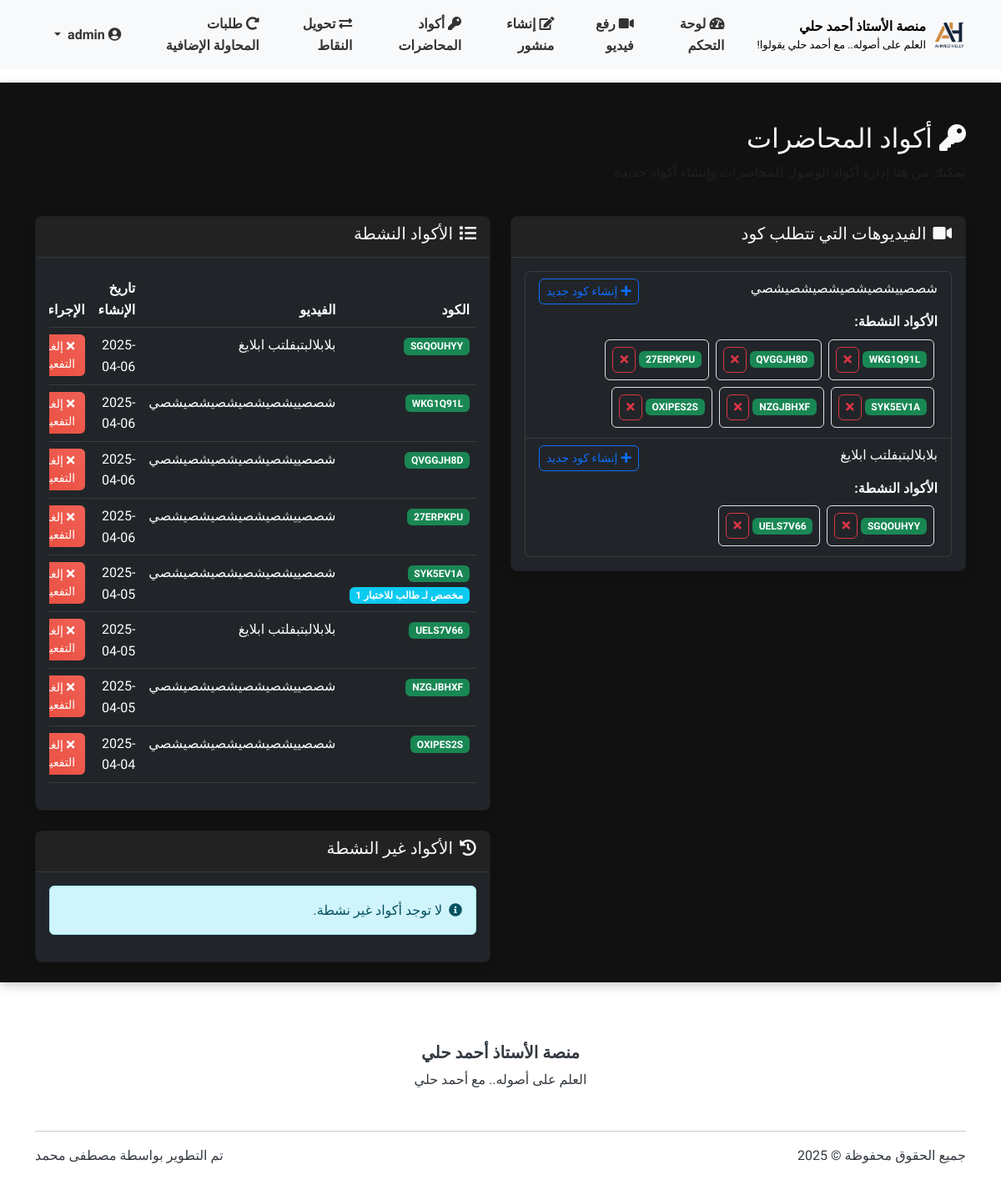
The app's page /admin/lecture_codes (signed in), older data.
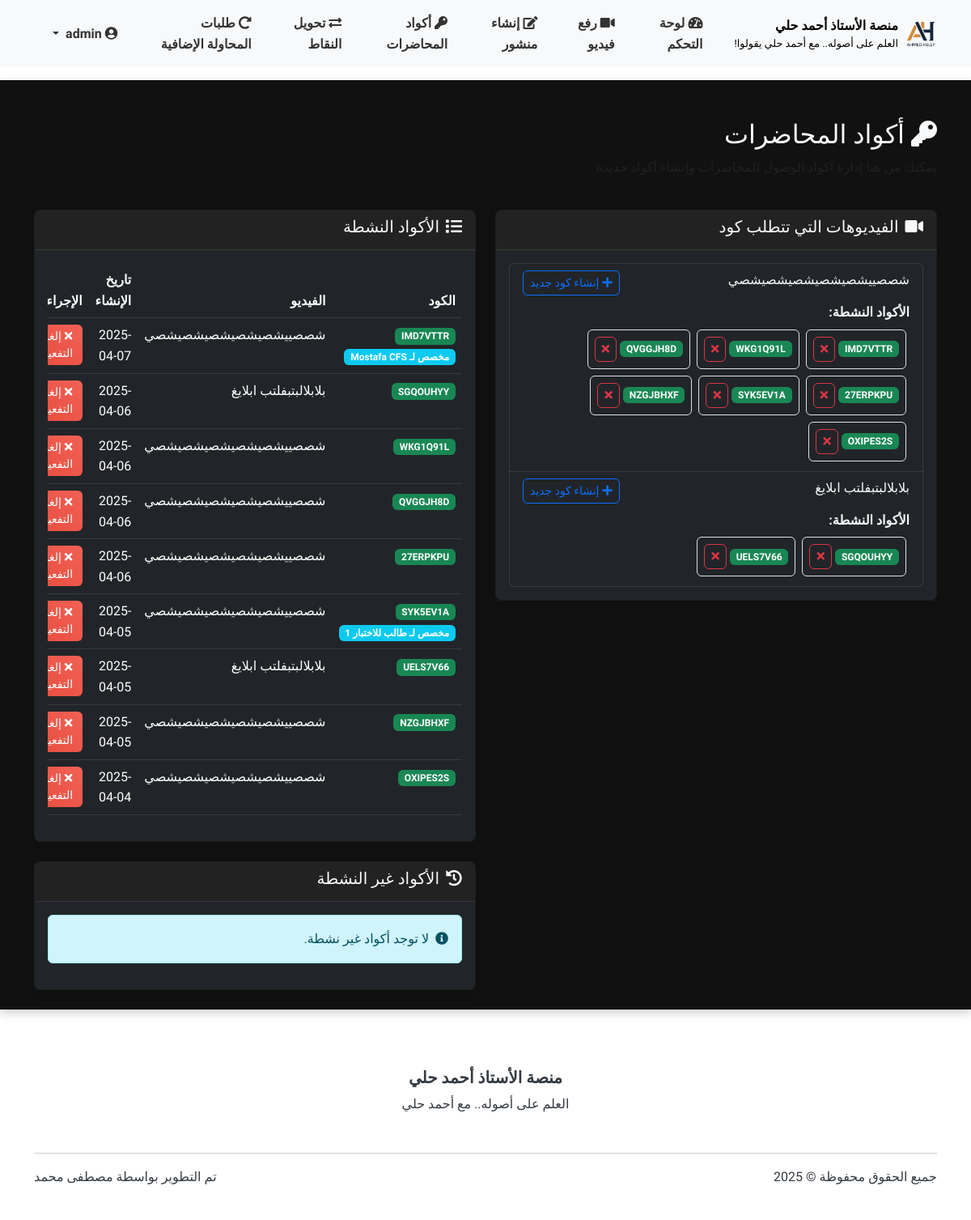
The same page, newer data.
### models.py (models this page shows, shortened)
class Video(db.Model):
    __tablename__ = 'videos'
    id = db.Column(db.Integer, primary_key=True)
    title = db.Column(db.String(100), nullable=False)
    url = db.Column(db.String(200), nullable=True)  # يمكن أن يكون فارغًا في حالة رفع ملف
    file_path = db.Column(db.String(200), nullable=True)  # مسار الملف المرفوع
    description = db.Column(db.Text)
    uploaded_by = db.Column(db.Integer, db.ForeignKey('users.id'), nullable=False)
    created_at = db.Column(db.DateTime, default=datetime.utcnow)
    requires_code = db.Column(db.Boolean, default=True)  # هل تتطلب المحاضرة كود للوصول
    points_cost = db.Column(db.Integer, default=0)  # تكلفة الفيديو بالنقاط
    comments = db.relationship('Comment', backref='video', lazy='dynamic', cascade='all, delete-orphan')

class LectureCode(db.Model):
    __tablename__ = 'lecture_codes'
    id = db.Column(db.Integer, primary_key=True)
    video_id = db.Column(db.Integer, db.ForeignKey('videos.id'), nullable=False)
    code = db.Column(db.String(20), nullable=False, unique=True)
    created_at = db.Column(db.DateTime, default=datetime.utcnow)
    is_active = db.Column(db.Boolean, default=True)
    assigned_to = db.Column(db.Integer, db.ForeignKey('users.id'), nullable=True)  # يمكن تعيين رمز لطالب محدد
    is_used = db.Column(db.Boolean, default=False)  # تم استخدام الرمز ام لا
    video = db.relationship('Video', backref=db.backref('access_codes', lazy='dynamic'))
    student = db.relationship('User', backref=db.backref('assigned_codes', lazy='dynamic'), foreign_keys=[assigned_to])

class User(UserMixin, db.Model):
    __tablename__ = 'users'
    id = db.Column(db.Integer, primary_key=True)
    username = db.Column(db.String(64), unique=True, nullable=False)
    full_name = db.Column(db.String(100), nullable=True)  # الاسم الثلاثي
    email = db.Column(db.String(100), nullable=True)  # البريد الإلكتروني للاستعادة
    phone = db.Column(db.String(20), nullable=True)   # رقم الهاتف للاستعادة
    password_hash = db.Column(db.String(256), nullable=False)
    role = db.Column(db.String(20), nullable=False)  # 'admin' or 'student'
    points = db.Column(db.Integer, default=0)  # نقاط المحفظة
    reset_token = db.Column(db.String(100), nullable=True)  # رمز استعادة كلمة المرور
    reset_token_expiry = db.Column(db.DateTime, nullable=True)  # تاريخ انتهاء صلاحية الرمز
    created_at = db.Column(db.DateTime, default=datetime.utcnow)  # تاريخ إنشاء الحساب
    videos = db.relationship('Video', backref='uploader', lazy='dynamic')
    comments = db.relationship('Comment', backref='author', lazy='dynamic')
    posts = db.relationship('Post', backref='author', lazy='dynamic')
    video_views = db.relationship('VideoView', backref='viewer', lazy='dynamic')
    def is_admin(self):
        return self.role == 'admin'

### routes.py (the view)
@admin_bp.route('/lecture_codes')
@login_required
def lecture_codes():
    if not current_user.is_admin():
        abort(403)
    videos = Video.query.filter_by(requires_code=True).all()
    active_codes = LectureCode.query.filter_by(is_active=True).order_by(LectureCode.created_at.desc()).all()
    inactive_codes = LectureCode.query.filter_by(is_active=False).order_by(LectureCode.created_at.desc()).all()
    return render_template(
        'admin/lecture_codes.html',
        videos=videos,
        active_codes=active_codes,
        inactive_codes=inactive_codes
    )

### main.py (called while the page is built)
    @login_manager.user_loader
    def load_user(user_id):
        return models.User.query.get(int(user_id))

### routes.py (called while the page is built)
@app.context_processor
def inject_now():
    return {'now': datetime.now()}

### templates/admin/lecture_codes.html (shortened to what the changed rows need)
{% extends 'base.html' %}
{% block content %}
<div class="container mt-4">
    <div class="row mb-4">
        <div class="col">
            <h2><i class="fas fa-key me-2"></i>أكواد المحاضرات</h2>
        </div>
    </div>
    <div class="row">
        <div class="col-lg-6">
            <div class="card bg-dark mb-4">
                <div class="card-body">
                    {% if videos %}
                        <div class="list-group">
                            {% for video in videos %}
                                <div class="list-group-item bg-dark">
                                    <div class="d-flex justify-content-between align-items-center">
                                        <h6>{{ video.title }}</h6>
                                        <a href="{{ url_for('admin.create_lecture_code', video_id=video.id) }}" class="btn btn-sm btn-outline-primary">
                                            <i class="fas fa-plus me-1"></i>إنشاء كود جديد
                                        </a>
                                    </div>
                                    {% set active_video_codes = active_codes|selectattr('video_id', 'equalto', video.id)|list %}
                                    {% if active_video_codes %}
                                        <div class="mt-2">
                                            <strong>الأكواد النشطة:</strong>
                                            <div class="d-flex flex-wrap mt-1">
                                                {% for code in active_video_codes %}
                                                    <div class="d-flex align-items-center m-1 p-2 border rounded">
                                                        <span class="badge bg-success me-1">{{ code.code }}</span>
                                                        <a href="{{ url_for('admin.deactivate_code', code_id=code.id) }}" class="btn btn-sm btn-outline-danger">
                                                            <i class="fas fa-times"></i>
                                                        </a>
                                                    </div>
                                                {% endfor %}
                                            </div>
                                        </div>
                                    {% endif %}
                                </div>
                            {% endfor %}
                        </div>
                    {% else %}
                        <div class="alert alert-info">
                            <i class="fas fa-info-circle me-2"></i>لا توجد فيديوهات تتطلب كود للوصول.
                        </div>
                    {% endif %}
                </div>
            </div>
        </div>
        <div class="col-lg-6">
            <div class="card bg-dark mb-4">
                <div class="card-body">
                    {% if active_codes %}
                        <div class="table-responsive">
                            <table class="table table-dark table-hover">
                                <thead>
                                    <tr>
                                        <th>الكود</th>
                                        <th>الفيديو</th>
                                        <th>تاريخ الإنشاء</th>
                                        <th>الإجراءات</th>
                                    </tr>
                                </thead>
                                <tbody>
                                    {% for code in active_codes %}
                                        <tr>
                                            <td>
                                                <span class="badge bg-success">{{ code.code }}</span>
                                                {% if code.assigned_to %}
                                                    <span class="badge bg-info">مخصص لـ {{ code.student.full_name }}</span>
                                                {% endif %}
                                            </td>
                                            <td>{{ code.video.title }}</td>
                                            <td>{{ code.created_at.strftime('%Y-%m-%d') }}</td>
                                            <td>
                                                <a href="{{ url_for('admin.deactivate_code', code_id=code.id) }}" class="btn btn-sm btn-danger">
                                                    <i class="fas fa-times me-1"></i>إلغاء التفعيل
                                                </a>
                                            </td>
                                        </tr>
                                    {% endfor %}
                                </tbody>
                            </table>
                        </div>
                    {% else %}
                        <div class="alert alert-info">
                            <i class="fas fa-info-circle me-2"></i>لا توجد أكواد نشطة حالياً.
                        </div>
                    {% endif %}
                </div>
            </div>
        </div>
    </div>
</div>
{% endblock %}

Row changes from the older to the newer data that the page shows:
added LectureCode: code "IMD7VTTR", student.full_name "Mostafa CFS", video "شصصييشصيشصيشصيشصيشصي", created_at "2025-04-07"
